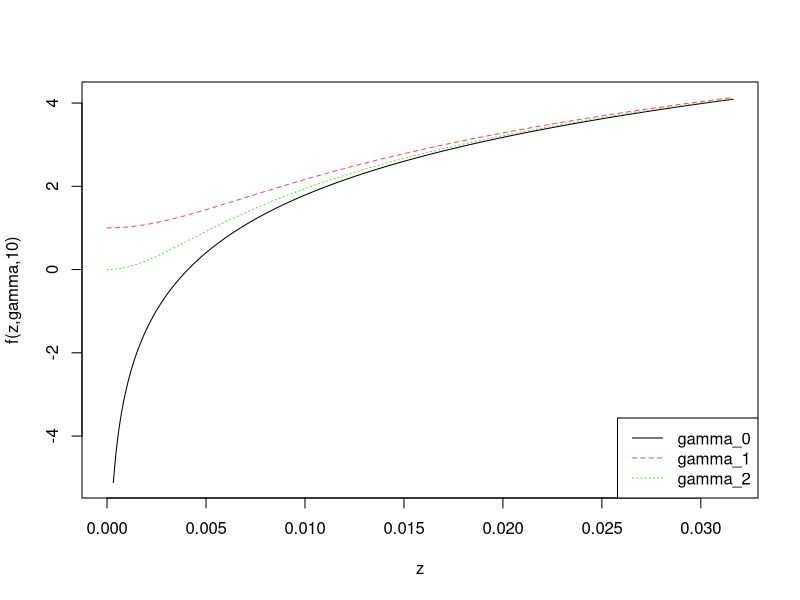
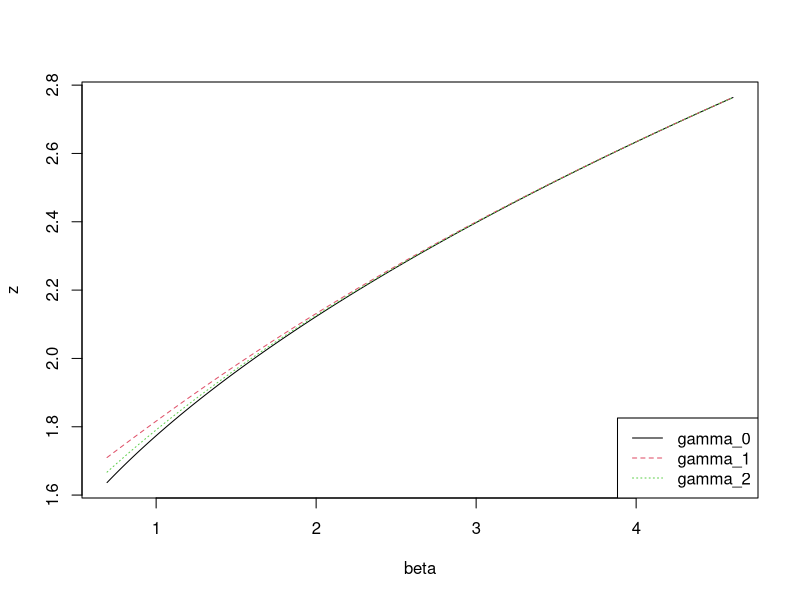
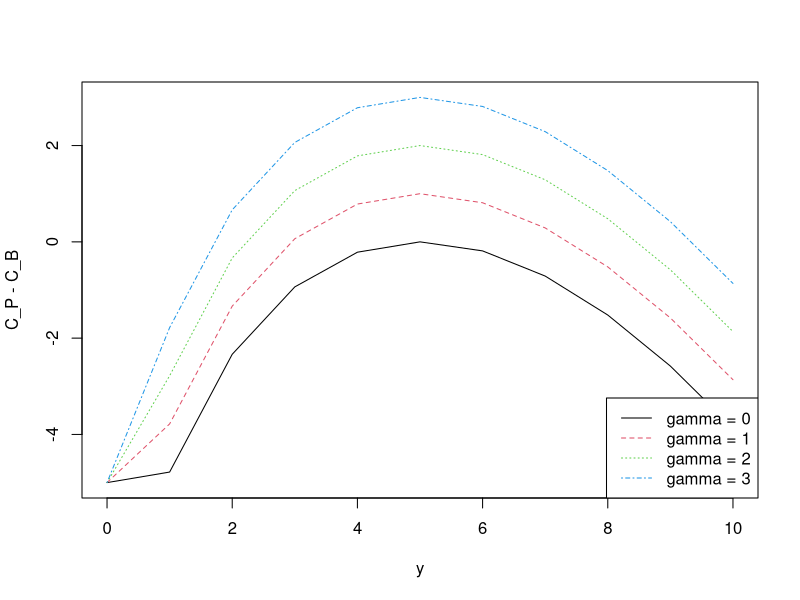

Source code (R) for these figures, in order:
## ---- chunk 1
knitr::opts_chunk$set(
                    collapse = TRUE,
                    comment = "#>"
                  )
## ---- chunk 2
fz <- function(zsq,gamma,beta){ log(gamma+zsq) + 1 + beta - zsq }
zsq <- seq(0,1e-3,length=10000)
Y <- matrix(NA,length(zsq),3)
colnames(Y) <- c("gamma_0","gamma_1","gamma_2")
b <- 10
Y[,1] <- fz(zsq,0,b)
Y[,2] <- fz(zsq,exp(-b),10)
Y[,3] <- fz(zsq,exp(-(1+b)),10)


matplot(sqrt(zsq),Y,type="l",xlab="z",ylab="f(z,gamma,10)");
legend("bottomright",colnames(Y),col=1:3,lty=1:3)
## ---- chunk 3
betaRng <- seq(log(2),2*log(10),length=1000) ###2*log(1:1000)
Y <- matrix(NA,length(betaRng),3)
colnames(Y) <- c("gamma_0","gamma_1","gamma_2")

for(ii in 1:length(betaRng)){
    rng <- c(1.25,25)
    b <- betaRng[ii]
    Y[ii,1] <- uniroot(fz,rng,gamma=0,beta=b)$root
    Y[ii,2] <- uniroot(fz,rng,gamma=exp(-b),beta=b)$root
    Y[ii,3] <- uniroot(fz,rng,gamma=exp(-(1+b)),beta=b)$root
}
matplot(betaRng,sqrt(Y),type="l",xlab="beta",ylab="z");
legend("bottomright",colnames(Y),col=1:3,lty=1:3)
## ---- chunk 4
y <- 0:10
lambda <- 5
z <- 2*((y-lambda) - y*log(y/lambda))
gamma <- 0:3
Y <- matrix(z,length(y),length(gamma))
colnames(Y) <- paste0("gamma = ",gamma)
for(ii in 1:length(gamma)){
    Y[,ii] <- Y[,ii] + gamma[ii]
}
Y[y==0] <- -lambda
matplot(y,Y,type="l",xlab="y",ylab="C_P - C_B");
legend("bottomright",colnames(Y),col=1:length(gamma),lty=1:length(gamma))
